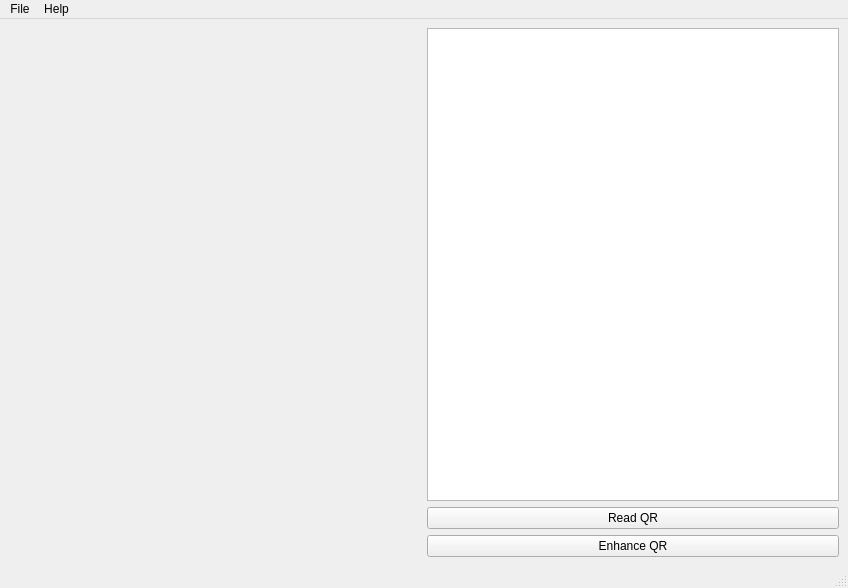
<?xml version="1.0" encoding="UTF-8"?>
<ui version="4.0">
 <class>MainWindow</class>
 <widget class="QMainWindow" name="MainWindow">
  <property name="geometry">
   <rect>
    <x>0</x>
    <y>0</y>
    <width>848</width>
    <height>588</height>
   </rect>
  </property>
  <property name="windowTitle">
   <string>Phần mềm đọc QR</string>
  </property>
  <property name="windowIcon">
   <iconset resource="suoc.qrc">
    <normaloff>:/newPrefix/icon.jpg</normaloff>:/newPrefix/icon.jpg</iconset>
  </property>
  <widget class="QWidget" name="centralwidget">
   <layout class="QHBoxLayout" name="horizontalLayout">
    <item>
     <widget class="QLabel" name="label">
      <property name="sizePolicy">
       <sizepolicy hsizetype="Expanding" vsizetype="Expanding">
        <horstretch>0</horstretch>
        <verstretch>0</verstretch>
       </sizepolicy>
      </property>
      <property name="text">
       <string/>
      </property>
      <property name="scaledContents">
       <bool>true</bool>
      </property>
     </widget>
    </item>
    <item>
     <layout class="QVBoxLayout" name="verticalLayout">
      <item>
       <widget class="QTextEdit" name="textEdit">
        <property name="font">
         <font>
          <pointsize>12</pointsize>
          <kerning>true</kerning>
         </font>
        </property>
       </widget>
      </item>
      <item>
       <widget class="QPushButton" name="pushButton">
        <property name="text">
         <string>Read QR</string>
        </property>
       </widget>
      </item>
      <item>
       <widget class="QPushButton" name="pushButton_2">
        <property name="text">
         <string>Enhance QR</string>
        </property>
       </widget>
      </item>
     </layout>
    </item>
   </layout>
  </widget>
  <widget class="QMenuBar" name="menubar">
   <property name="geometry">
    <rect>
     <x>0</x>
     <y>0</y>
     <width>848</width>
     <height>21</height>
    </rect>
   </property>
   <widget class="QMenu" name="menuFile">
    <property name="title">
     <string>File</string>
    </property>
    <addaction name="actionLoad"/>
    <addaction name="fullsc"/>
   </widget>
   <widget class="QMenu" name="menuHelp">
    <property name="title">
     <string>Help</string>
    </property>
    <addaction name="actionUser_Guide"/>
   </widget>
   <addaction name="menuFile"/>
   <addaction name="menuHelp"/>
  </widget>
  <widget class="QStatusBar" name="statusbar"/>
  <action name="actionLoa">
   <property name="text">
    <string>Loa</string>
   </property>
  </action>
  <action name="actionLoad">
   <property name="text">
    <string>Load</string>
   </property>
  </action>
  <action name="actionUser_Guide">
   <property name="text">
    <string>User Guide</string>
   </property>
  </action>
  <action name="fullsc">
   <property name="text">
    <string>Full Screen</string>
   </property>
  </action>
 </widget>
 <resources>
  <include location="suoc.qrc"/>
 </resources>
 <connections/>
</ui>
